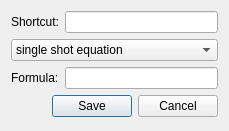
<?xml version="1.0" encoding="UTF-8"?>
<ui version="4.0">
 <class>NewHotkeyDialog</class>
 <widget class="QDialog" name="NewHotkeyDialog">
  <property name="geometry">
   <rect>
    <x>0</x>
    <y>0</y>
    <width>229</width>
    <height>131</height>
   </rect>
  </property>
  <property name="windowTitle">
   <string>Hotkey configuration</string>
  </property>
  <property name="windowIcon">
   <iconset resource="../Icons.qrc">
    <normaloff>:/Icons/car.png</normaloff>:/Icons/car.png</iconset>
  </property>
  <layout class="QVBoxLayout" name="verticalLayout">
   <item>
    <layout class="QHBoxLayout" name="horizontalLayout_2">
     <item>
      <widget class="QLabel" name="label">
       <property name="text">
        <string>Shortcut:</string>
       </property>
      </widget>
     </item>
     <item>
      <widget class="QLineEdit" name="lineEditShortcut">
       <property name="placeholderText">
        <string comment="Insert hotkey"/>
       </property>
      </widget>
     </item>
    </layout>
   </item>
   <item>
    <widget class="QComboBox" name="comboBoxAction">
     <item>
      <property name="text">
       <string>single shot equation</string>
      </property>
     </item>
     <item>
      <property name="text">
       <string>start script</string>
      </property>
     </item>
     <item>
      <property name="text">
       <string>stop script</string>
      </property>
     </item>
     <item>
      <property name="text">
       <string>change sheet</string>
      </property>
     </item>
     <item>
      <property name="text">
       <string>run control continue</string>
      </property>
     </item>
     <item>
      <property name="text">
       <string>run control stop</string>
      </property>
     </item>
     <item>
      <property name="text">
       <string>run control next one</string>
      </property>
     </item>
     <item>
      <property name="text">
       <string>run control next xxx</string>
      </property>
     </item>
    </widget>
   </item>
   <item>
    <layout class="QHBoxLayout" name="horizontalLayout_3">
     <item>
      <widget class="QLabel" name="label_2">
       <property name="text">
        <string>Formula:</string>
       </property>
      </widget>
     </item>
     <item>
      <widget class="QLineEdit" name="lineEditFormula">
       <property name="placeholderText">
        <string comment="Insert data"/>
       </property>
      </widget>
     </item>
    </layout>
   </item>
   <item>
    <layout class="QHBoxLayout" name="horizontalLayout">
     <item>
      <spacer name="horizontalSpacer">
       <property name="orientation">
        <enum>Qt::Horizontal</enum>
       </property>
       <property name="sizeHint" stdset="0">
        <size>
         <width>40</width>
         <height>20</height>
        </size>
       </property>
      </spacer>
     </item>
     <item>
      <widget class="QDialogButtonBox" name="buttonBox">
       <property name="standardButtons">
        <set>QDialogButtonBox::Cancel|QDialogButtonBox::Save</set>
       </property>
      </widget>
     </item>
    </layout>
   </item>
  </layout>
 </widget>
 <resources>
  <include location="../Icons.qrc"/>
 </resources>
 <connections>
  <connection>
   <sender>lineEditShortcut</sender>
   <signal>returnPressed()</signal>
   <receiver>NewHotkeyDialog</receiver>
   <slot>setFocus()</slot>
   <hints>
    <hint type="sourcelabel">
     <x>138</x>
     <y>21</y>
    </hint>
    <hint type="destinationlabel">
     <x>114</x>
     <y>65</y>
    </hint>
   </hints>
  </connection>
  <connection>
   <sender>buttonBox</sender>
   <signal>accepted()</signal>
   <receiver>NewHotkeyDialog</receiver>
   <slot>accept()</slot>
   <hints>
    <hint type="sourcelabel">
     <x>136</x>
     <y>106</y>
    </hint>
    <hint type="destinationlabel">
     <x>114</x>
     <y>65</y>
    </hint>
   </hints>
  </connection>
  <connection>
   <sender>buttonBox</sender>
   <signal>rejected()</signal>
   <receiver>NewHotkeyDialog</receiver>
   <slot>reject()</slot>
   <hints>
    <hint type="sourcelabel">
     <x>136</x>
     <y>106</y>
    </hint>
    <hint type="destinationlabel">
     <x>114</x>
     <y>65</y>
    </hint>
   </hints>
  </connection>
 </connections>
</ui>
